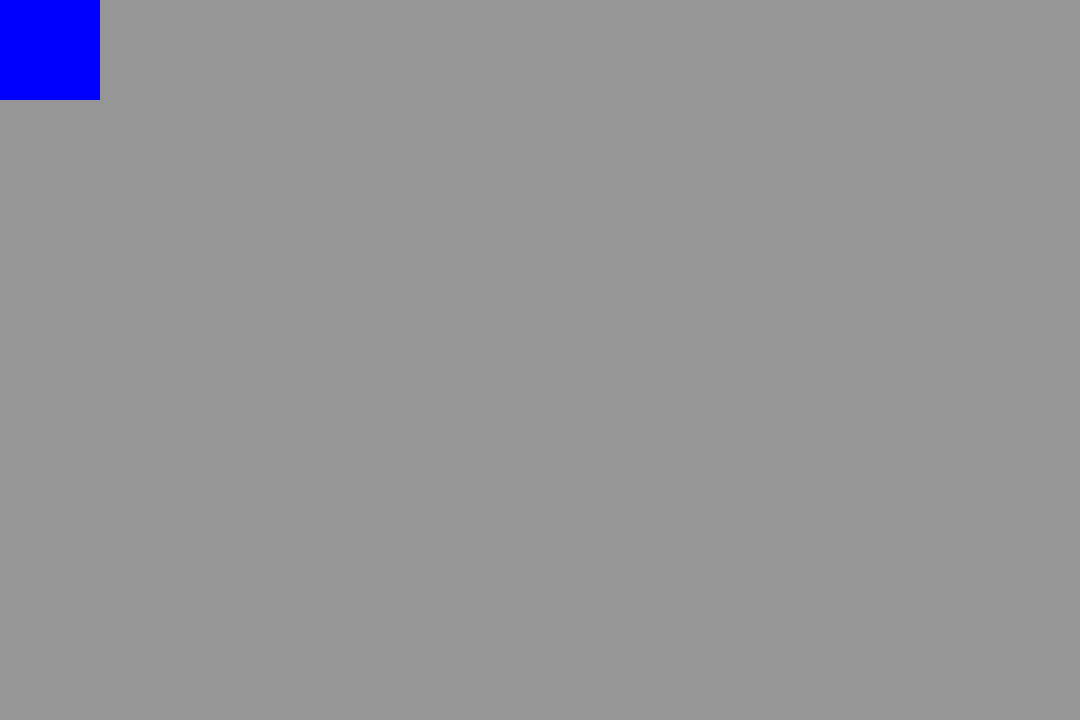
Frame 1 (no input)
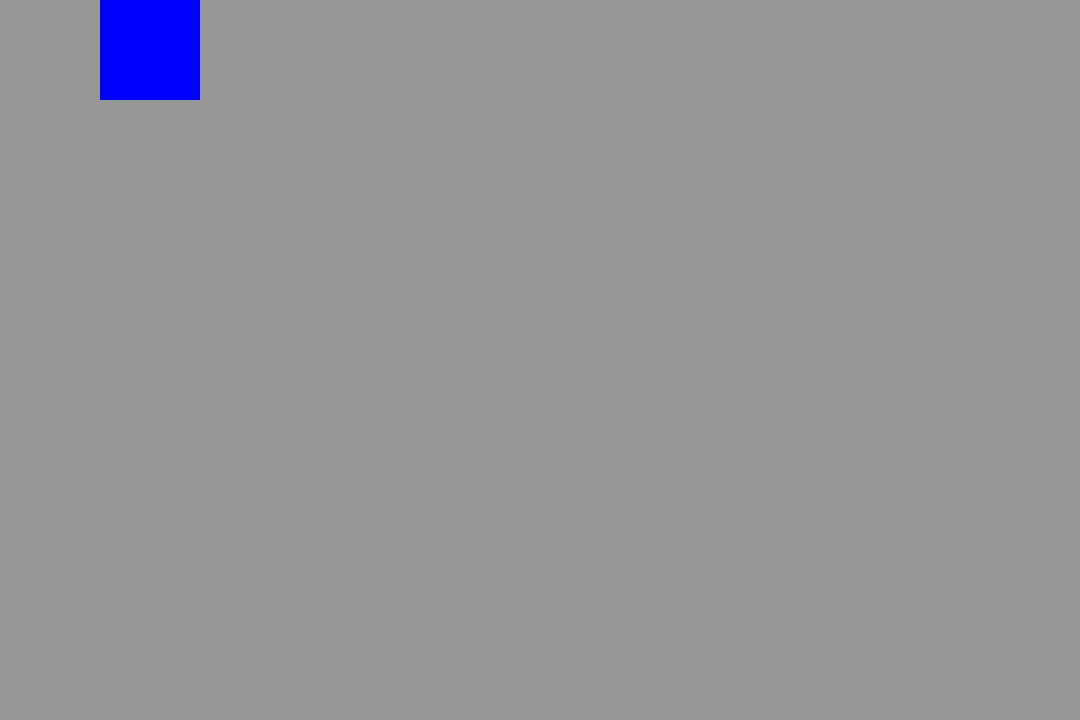
Frame 60 (no input)
Frame 120 (the mouse pressed at the canvas centre since frame 60): identical to frame 60, image omitted

The p5.js sketch that drew these frames (run headless with seeded random() and noise() and a simulated clock; from frame 60 on, the mouse is pressed at the canvas centre):

// p5.js sketch
// ── sketch.js
let cnv;
let boxSize = 100;
let rectX = 0; // movement offset
let speed = 2; // movement speed
let life = 0;

function setup() {
  cnv = createCanvas(1080, 720);
  centerCanvas();
  noStroke();
 
}

function draw() {
   background(150);
 


  fill("black");

  myFamily();
  myFriends();
 
  
}

function windowResized() {
  centerCanvas();
}

function centerCanvas() {
  let x = (windowWidth - width) / 2;
  let y = (windowHeight - height) / 2;
  cnv.position(x, y);
}



function myFamily(){
  if ((mouseX < width / 2) && (mouseY < height / 2)) {
    life = 1;
  } 
 

  // If active, draw and move rectangles
  if (life == 1) {
    fill("blue");
    //for (let i = 0; i <= 10; i += 100) {
      rect( rectX, 0, boxSize, boxSize)
      rectX += speed;
      if (rectX > boxSize) rectX =100;
      
    //}
    
  }
}

function myFriends(){
  
  if ((mouseX > width / 2) && (mouseY < height / 2)) {
    life = 2;
  } 
 

  // If active, draw and move rectangles
  if (life ==2 ) {
    fill("green");
   // for (let j = 0; j <= 100; j += 10) {
      rect((width-rectX), 0, boxSize, boxSize)
      rectX -= speed;
      if (rectX < boxSize) rectX =100;
      
  //  }
    
    
  }
}
